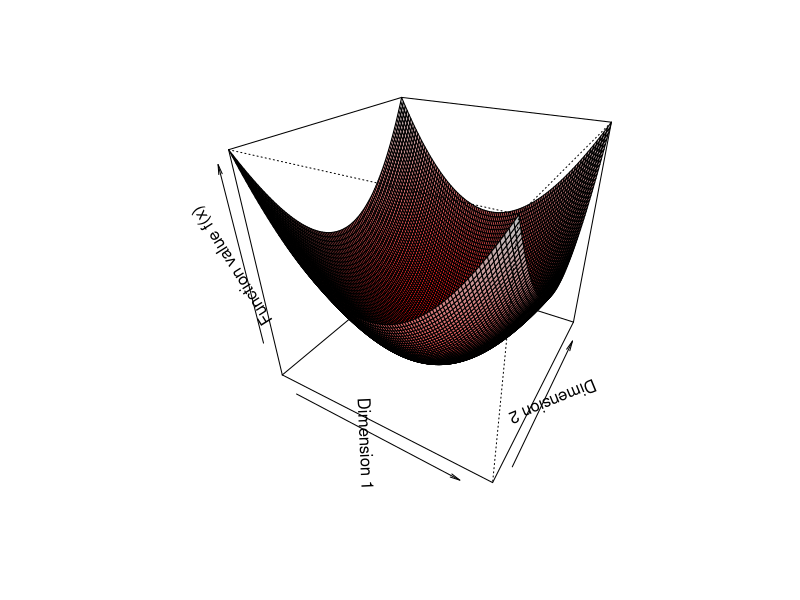
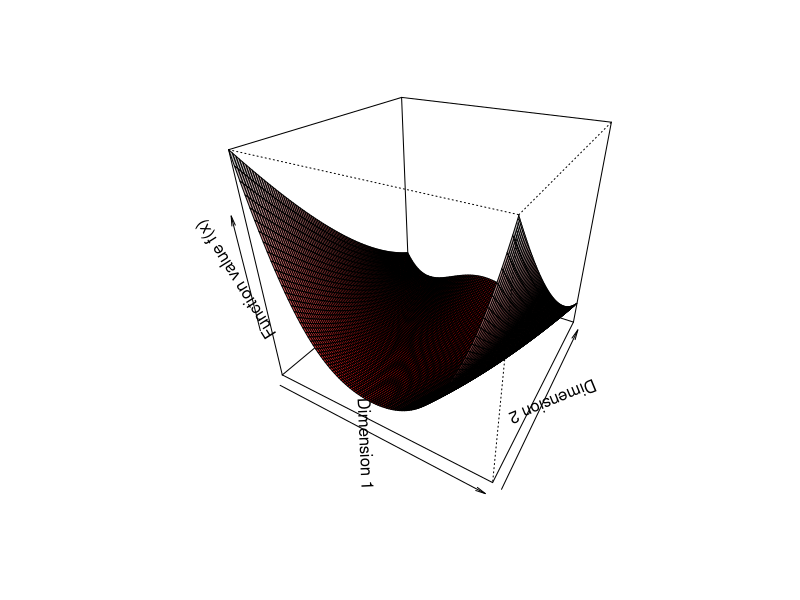
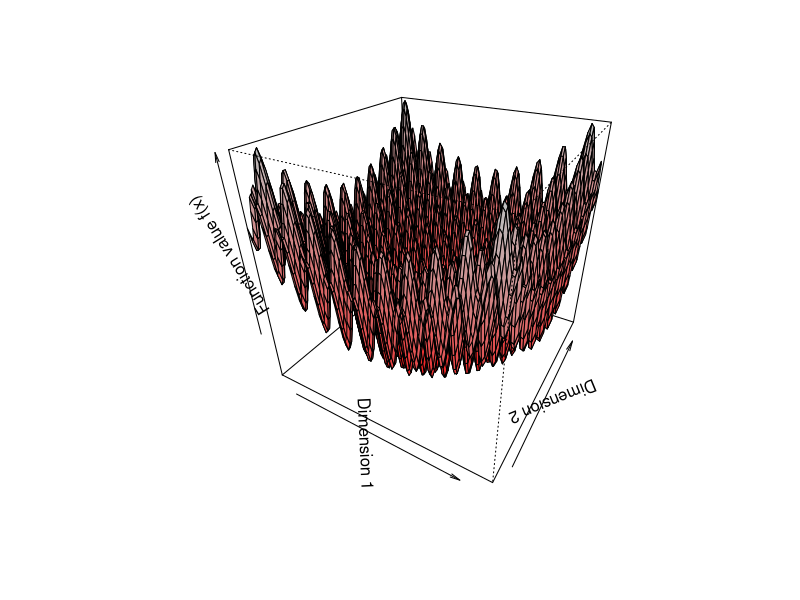
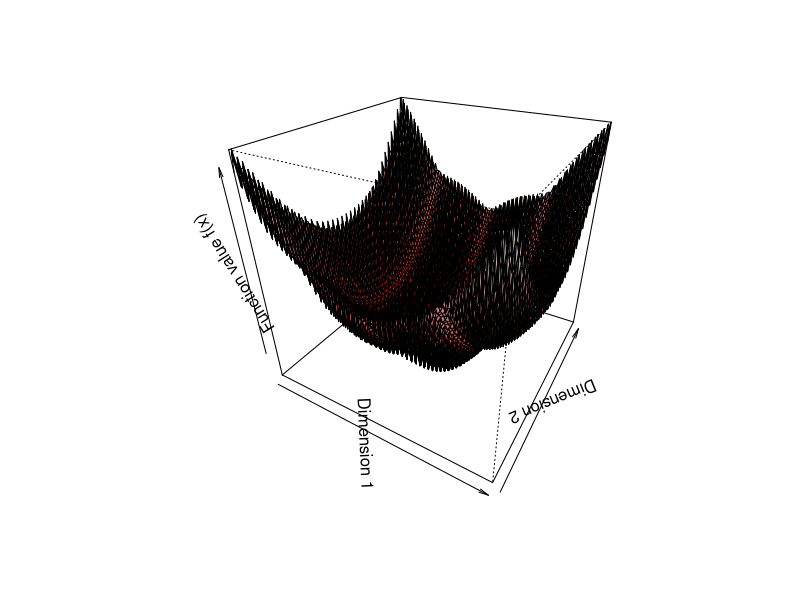
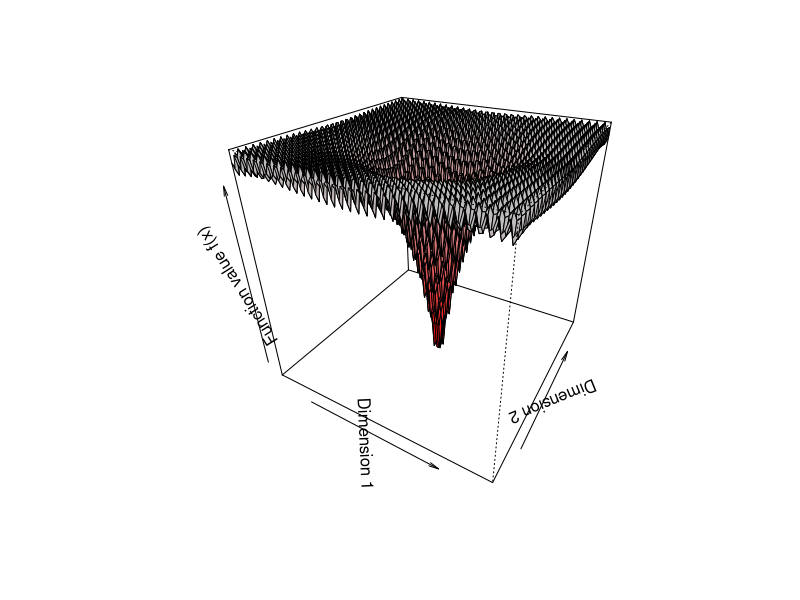

Reproduce these figures in R, in order.
### Create Figures for Example Functions ###

examples <- list(
	deJonge1 = list(
		min = -5.12,
		max = 5.12,
		vtr = 0,
		fun = function(x) sum(x^2)
	),
	rosenbrock = list(
		min = -2.048,
		max = 2.048,
		vtr = 0,
		fun = function(x) sum(sapply(1:(length(x)-1), function(i) 100 * (x[i+1] - x[i]^2)^2 + (1 - x[i])^2))
	),
	rastrigin = list(
		min = -5.12,
		max = 5.12,
		vtr = 0,
		fun = function(x) 10 * length(x) + sum(x^2 - 10 * cos(2 * pi * x))
	),
	griewangk = list(
		min = -150,
		max = 150,
		vtr = 0,
		fun = function(x) sum(x^2/4000) - prod(sapply(1:length(x), function(i) cos(x[i]/sqrt(i)))) + 1
	),
	ackley = list(
		min = -32.786,
		max = 32.786,
		vtr = 0,
		fun = function(x) -20*exp(-0.2 * sqrt(sum(x^2)/length(x))) - exp(sum(cos(2 * pi * x))/length(x)) + 20 + exp(1)
	)
)

create_3d_figure <- function(ex, name, n = 100) {
	
	xseq <- seq(ex$min, ex$max, length.out = n)
	zmat <- matrix(0, nrow = n, ncol = n)
	
	for (i in 1:n) {
		for (j in 1:n) {
			zmat[i,j] <- do.call(ex$fun, list(c(xseq[i], xseq[j])))
		}
	}
	
	jet.colors <- colorRampPalette(c("red", "gray"))
	nbcol <- 100
	color <- jet.colors(nbcol)
	
	zfacet <- zmat[-1, -1] + zmat[-1, -n] + zmat[-n, -1] + zmat[-n, -n]
	zcol <- cut(zfacet, nbcol)
	
	png(paste0("examples/", name, ".png"))
	
	persp(xseq, xseq, zmat,
				phi = 30, theta = 30,
				xlab = "Dimension 1",
				ylab = "Dimension 2",
				zlab = "Function value f(x)",
				col = color[zcol])
	
	dev.off()
	
	return()
}

for(i in 1:length(examples)) {
	create_3d_figure(examples[[i]], names(examples)[i])
}
